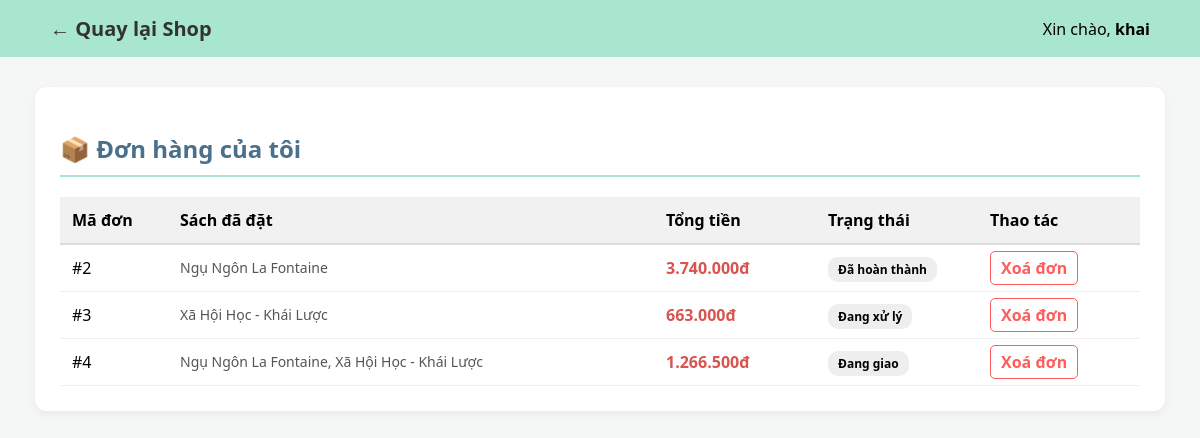
The app's page /public/my_orders.php (signed in) with its own data.
### tables this page shows
CREATE TABLE `orders` (
  `id` int(11) NOT NULL,
  `username` varchar(50) DEFAULT NULL,
  `total_price` decimal(10,2) DEFAULT NULL,
  `status` varchar(50) DEFAULT 'Đang xử lý',
  `created_at` datetime DEFAULT NULL
);

### public/my_orders.php (the view, shortened to what this page needs)
<?php
include '../db/db_connect.php';
$username = $_SESSION['username'];
$sql = "SELECT o.*,
        (SELECT GROUP_CONCAT(b.title SEPARATOR ', ')
         FROM order_details od
         JOIN books b ON od.book_id = b.id
         WHERE od.order_id = o.id) as list_books
        FROM orders o
        WHERE o.username = '$username'
        ORDER BY o.id ASC";
$result = mysqli_query($conn, $sql);
?>
<!DOCTYPE html>
<html lang="vi">
<head>
</head>
<body>
<nav class="navbar">
    <a href="index.php" class="logo">← Quay lại Shop</a>
    <div>Xin chào, <strong><?php echo $username; ?></strong></div>
</nav>
<div class="container">
    <h2>📦 Đơn hàng của tôi</h2>
    <table>
        <thead>
            <tr>
                <th width="10%">Mã đơn</th>
                <th width="45%">Sách đã đặt</th>
                <th width="15%">Tổng tiền</th>
                <th width="15%">Trạng thái</th>
                <th width="15%">Thao tác</th>
            </tr>
        </thead>
        <tbody>
            <?php if (mysqli_num_rows($result) > 0): ?>
                <?php while($row = mysqli_fetch_assoc($result)): ?>
                <tr>
                    <td>#<?php echo $row['id']; ?></td>
                    <td style="font-size: 14px; color: #555;">
                        <?php echo $row['list_books'] ? $row['list_books'] : 'Không rõ sản phẩm'; ?>
                    </td>
                    <td style="font-weight: bold; color: #d9534f;">
                        <?php echo number_format($row['total_price'], 0, ',', '.'); ?>đ
                    </td>
                    <td>
                        <span class="status-badge"><?php echo $row['status']; ?></span>
                    </td>
                    <td>
                        <a href="my_orders.php?delete_id=<?php echo $row['id']; ?>"
                           class="btn-delete"
                           onclick="return confirm('Bạn có chắc chắn muốn xóa đơn hàng này?')">
                           Xoá đơn
                        </a>
                    </td>
                </tr>
                <?php endwhile; ?>
            <?php else: ?>
                <tr><td colspan="5" style="text-align:center; padding: 30px;">Bạn chưa có đơn hàng nào.</td></tr>
            <?php endif; ?>
        </tbody>
    </table>
</div>
</body>
</html>

### public/my_orders.php (style rules this page uses)
:root { --main-color: #A8E6CF; --text-color: #4A708B; }
body { font-family: 'Segoe UI', Arial, sans-serif; background-color: #f4f7f6; margin: 0; }
.navbar { background-color: var(--main-color); padding: 15px 50px; display: flex; justify-content: space-between; align-items: center; }
.logo { font-size: 20px; font-weight: bold; color: #333; text-decoration: none; }
.container { width: 90%; margin: 30px auto; background: white; padding: 25px; border-radius: 12px; box-shadow: 0 4px 10px rgba(0,0,0,0.05); }
h2 { color: var(--text-color); border-bottom: 2px solid var(--main-color); padding-bottom: 10px; }
table { width: 100%; border-collapse: collapse; margin-top: 20px; }
th { background: #f1f1f1; padding: 12px; text-align: left; border-bottom: 2px solid #ddd; }
td { padding: 12px; border-bottom: 1px solid #eee; }
.status-badge { padding: 4px 10px; border-radius: 10px; font-size: 12px; font-weight: bold; background: #eee; }
.btn-delete { color: #ff5c5c; text-decoration: none; font-weight: bold; border: 1px solid #ff5c5c; padding: 5px 10px; border-radius: 5px; transition: 0.3s; }

### records on screen
orders: id "2", list_books "Ngụ Ngôn La Fontaine", total_price "3.740.000", status "Đã hoàn thành"
orders: id "3", list_books "Xã Hội Học - Khái Lược", total_price "663.000", status "Đang xử lý"
orders: id "4", list_books "Ngụ Ngôn La Fontaine, Xã Hội Học - Khái Lược", total_price "1.266.500", status "Đang giao"

### other values on screen
$username "khai"
